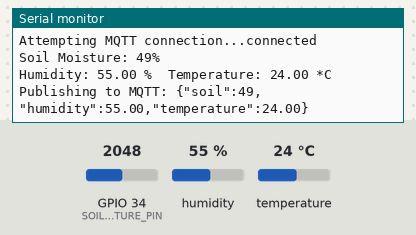
This sketch was run on a simulated ESP32. Parts: the last lines printed to the serial monitor. The test bench sets the inputs (shaded band); at power-on: humidity 55 %, GPIO 34 (SOIL_MOISTURE_PIN) = 2048, temperature 24 °C. WiFi joins after 1.5 s; servers stay silent unless stated; no MQTT or app messages arrive unless stated.

Above: at 2.7 s.
2.8 s: humidity set to 22 %
At 4.6 s:
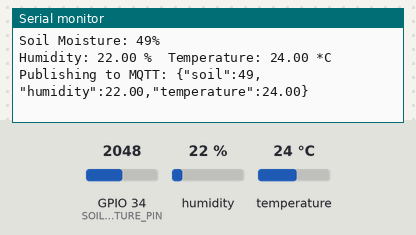
5.5 s: GPIO 34 (SOIL_MOISTURE_PIN) set to 2866
At 6.0 s:
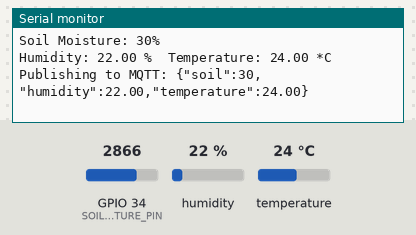
8.2 s: temperature set to 12 °C
At 10.1 s:
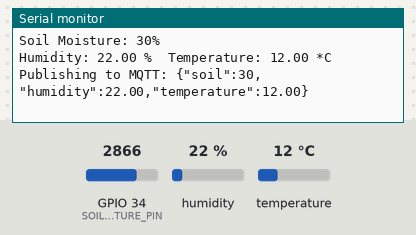
10.9 s: GPIO 34 (SOIL_MOISTURE_PIN) set to 3603
At 12.7 s:
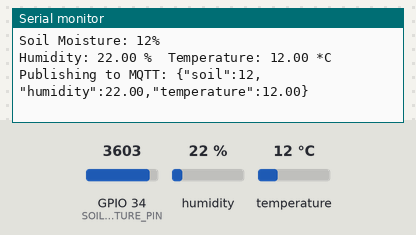
13.6 s: humidity set to 40 %
At 14.1 s:
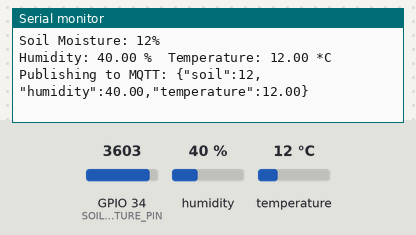
Timing chart, 0 to 16.6 s (numbered marks = the images above; inputs shaded):
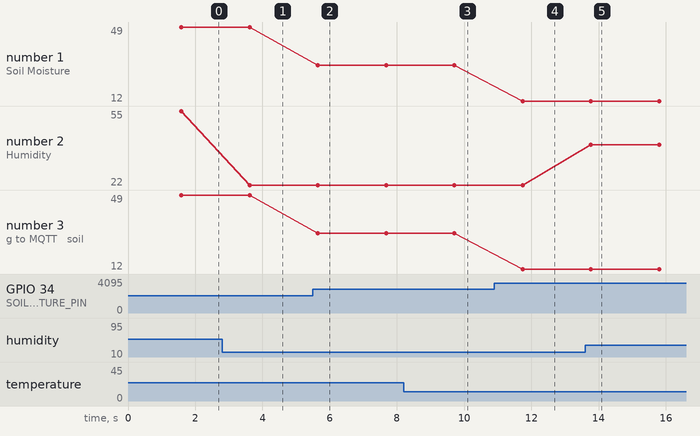

The sketch:

esp32.ino
```cpp
#include <DHT.h>
#include <WiFi.h>
#include <PubSubClient.h>

// -------------------------
// Pin configuration (ESP32)
// -------------------------
#define SOIL_MOISTURE_PIN 34   // ADC pin for soil sensor
#define DHTPIN 4               // Digital pin for DHT11 data
#define DHTTYPE DHT11

// -------------------------
// Wi-Fi & MQTT settings
// -------------------------
const char* ssid = "schrodinger";            // <-- enter your Wi-Fi name
const char* password = "dal_tandul";    // <-- enter your Wi-Fi password
const char* mqtt_server = "mqtt-dashboard.com";
const int mqtt_port = 1883;                   // MQTT port (non-SSL)
const char* topic = "suraj/iot/sensor/data";          // topic to publish to

WiFiClient espClient;
PubSubClient client(espClient);
DHT dht(DHTPIN, DHTTYPE);

// -------------------------
// Connect to Wi-Fi
// -------------------------
void setup_wifi() {
  delay(10);
  Serial.println();
  Serial.print("Connecting to ");
  Serial.println(ssid);

  WiFi.begin(ssid, password);
  while (WiFi.status() != WL_CONNECTED) {
    delay(500);
    Serial.print(".");
  }
  Serial.println("\nWiFi connected!");
  Serial.print("IP address: ");
  Serial.println(WiFi.localIP());
}

// -------------------------
// Reconnect to MQTT Broker
// -------------------------
void reconnect() {
  while (!client.connected()) {
    Serial.print("Attempting MQTT connection...");
    if (client.connect("ESP32Client")) {  // Client ID
      Serial.println("connected");
    } else {
      Serial.print("failed, rc=");
      Serial.print(client.state());
      Serial.println(" trying again in 5 seconds");
      delay(5000);
    }
  }
}

// -------------------------
// Setup
// -------------------------
void setup() {
  Serial.begin(115200);
  dht.begin();
  setup_wifi();
  client.setServer(mqtt_server, mqtt_port);

  Serial.println("ESP32 - Soil Moisture + DHT11 + MQTT Ready");
}

// -------------------------
// Loop
// -------------------------
void loop() {
  if (!client.connected()) {
    reconnect();
  }
  client.loop();

  // -------------------------
  // Soil Moisture Sensor
  // -------------------------
  int soilValue = analogRead(SOIL_MOISTURE_PIN);
  int soilPercent = map(soilValue, 4095, 0, 0, 100); // 4095=dry, 0=wet

  // -------------------------
  // DHT11 Sensor
  // -------------------------
  float humidity = dht.readHumidity();
  float temperature = dht.readTemperature(); // Celsius

  // -------------------------
  // Print values to Serial
  // -------------------------
  Serial.print("Soil Moisture: ");
  Serial.print(soilPercent);
  Serial.println("%");

  if (isnan(humidity) || isnan(temperature)) {
    Serial.println("Failed to read from DHT11 sensor!");
  } else {
    Serial.print("Humidity: ");
    Serial.print(humidity);
    Serial.print(" %\t");
    Serial.print("Temperature: ");
    Serial.print(temperature);
    Serial.println(" *C");
  }

  // -------------------------
  // Publish data to MQTT
  // -------------------------
  if (!isnan(humidity) && !isnan(temperature)) {
    String payload = "{";
    payload += "\"soil\":" + String(soilPercent) + ",";
    payload += "\"humidity\":" + String(humidity) + ",";
    payload += "\"temperature\":" + String(temperature);
    payload += "}";

    Serial.print("Publishing to MQTT: ");
    Serial.println(payload);
    client.publish(topic, payload.c_str());
  }

  delay(2000); // publish every 5 seconds
}
```

Measured:
- after the input at 2.8 s, the serial monitor: prints a new line after 0.82 s (image 1)
- after the input at 5.5 s, the serial monitor: prints a new line after 0.15 s (image 2)
- after the input at 8.2 s, the serial monitor: prints a new line after 1.5 s (image 3)
- after the input at 10.9 s, the serial monitor: prints a new line after 0.84 s (image 4)
- after the input at 13.6 s, the serial monitor: prints a new line after 0.17 s (image 5)
- plotted number 1: 49 → 30 after the input at 5.5 s
- plotted number 2: 55 → 22 after the input at 2.8 s, 22 → 40 after the input at 13.6 s
- plotted number 3: 49 → 30 after the input at 5.5 s
